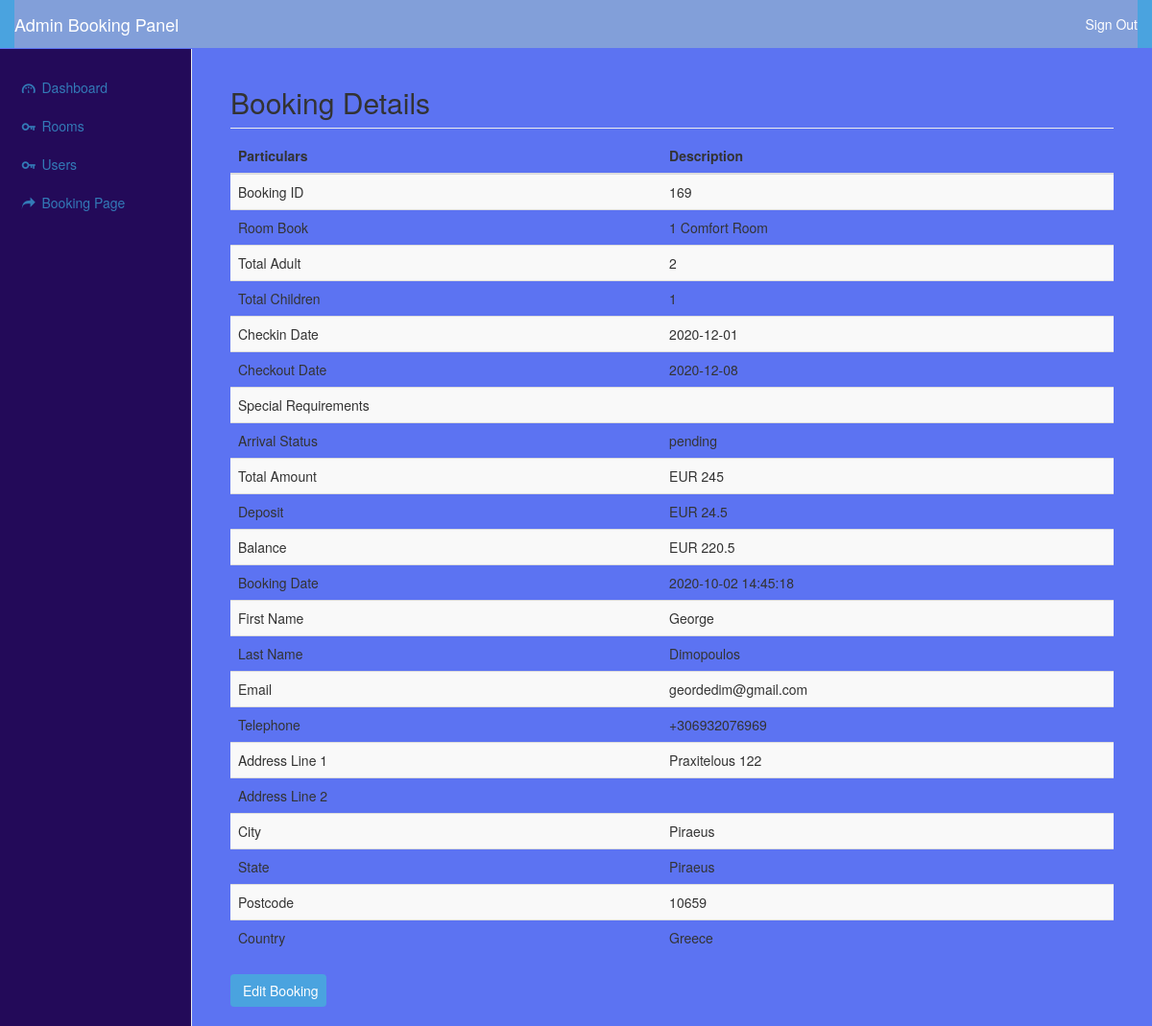
The page /admin/detail.php?booking=169 (signed in) on the database its author committed.
### tables this page shows
CREATE TABLE `booking` (
  `booking_id` int(200) NOT NULL,
  `total_adult` int(50) NOT NULL,
  `total_children` int(50) NOT NULL,
  `checkin_date` date NOT NULL,
  `checkout_date` date NOT NULL,
  `special_requirement` text NOT NULL,
  `payment_status` varchar(50) NOT NULL,
  `total_amount` double DEFAULT NULL,
  `deposit` double NOT NULL,
  `booking_date` timestamp NOT NULL DEFAULT current_timestamp(),
  `first_name` varchar(30) NOT NULL,
  `last_name` varchar(30) NOT NULL,
  `email` varchar(50) NOT NULL,
  `telephone_no` varchar(30) NOT NULL,
  `add_line1` varchar(100) NOT NULL,
  `add_line2` varchar(100) NOT NULL,
  `city` varchar(30) NOT NULL,
  `state` varchar(30) NOT NULL,
  `postcode` varchar(30) NOT NULL,
  `country` varchar(30) NOT NULL
);

CREATE TABLE `roombook` (
  `booking_id` int(11) NOT NULL,
  `room_id` int(11) NOT NULL,
  `totalroombook` int(11) NOT NULL,
  `id` int(11) NOT NULL
);

CREATE TABLE `room` (
  `room_id` int(255) NOT NULL,
  `total_room` int(255) NOT NULL,
  `occupancy` int(255) DEFAULT NULL,
  `size` varchar(30) DEFAULT NULL,
  `view` varchar(30) DEFAULT NULL,
  `room_name` varchar(50) NOT NULL,
  `descriptions` text DEFAULT NULL,
  `rate` double NOT NULL,
  `imgpath` varchar(100) NOT NULL
);

### admin/detail.php (the view, shortened to what this page needs)
<!DOCTYPE html>
<html lang="en"><head><meta http-equiv="Content-Type" content="text/html; charset=UTF-8">
    <link href="css/bootstrap.min.css" rel="stylesheet">
    <link href="css/dashboard.css" rel="stylesheet">
	<link href="http://ajax.googleapis.com/ajax/libs/jqueryui/1.8/themes/base/jquery-ui.css" rel="stylesheet" type="text/css"/>
	<link href="css/datepicker.css" rel="stylesheet" type="text/css"/>
  <link rel="stylesheet" href="css/fontello.css">
    <link rel="stylesheet" href="css/animation.css">
 </head>
  <body style="background-color: #5C73F2;">
    <nav class="navbar navbar-inverse navbar-fixed-top" role="navigation">
      <div class="container-fluid" style="background-color: #4aa3df;">
        <div class="navbar-header">
          <a class="navbar-brand" href="#" style="color: #ffffff;">Admin Booking Panel</a>
        </div>
        <div id="navbar" class="navbar-collapse collapse" style="background-color: #829FD9">
          <ul class="nav navbar-nav navbar-right">
            <li><a href="signout.php" style="color: #ffffff;">Sign Out</a></li>
          </ul>
        </div>
      </div>
    </nav>
    <div class="container-fluid">
      <div class="row">
        <div class="col-sm-3 col-md-2 sidebar" style="background-color: #230A59">
          <ul class="nav nav-sidebar">
            <li><a href="dashboard.php"><i class="icon-gauge"></i> Dashboard <span class="sr-only">(current)</span></a></li>
			<li><a href="room.php"><i class="icon-key"></i> Rooms</a></li>
			<li><a href="user.php"><i class="icon-key"></i> Users</a></li>
			<li><a href="../home.php"><i class="icon-share"></i> Booking Page</a></li>
          </ul>
        </div>
        <div class="col-sm-9 col-sm-offset-3 col-md-10 col-md-offset-2 main bookinginfo">
          <h2 class="sub-header">Booking Details</h2>
          <div class="table-responsive">
            <table class="table table-striped">
              <thead>
                <tr>
                  <th>Particulars</th>
                  <th>Description</th>
                </tr>
              </thead>
              <tbody >
			  <?php
			  include './auth.php';
			  $result = mysqli_query($dbhandle, "Select * from booking where booking_id=".$_GET['booking']."");
				if( mysqli_num_rows($result) >0){
					while ($rows = mysqli_fetch_array($result)){
					print "				<tr><td>Booking ID</td>\n";
					print "				<td>".$rows['booking_id']." </td></tr>\n";
					print "				<tr><td>Room Book</td>\n";
					print "<td>";
					$q = mysqli_query($dbhandle, "SELECT roombook.totalroombook AS total, room.room_name AS name
																FROM roombook
																LEFT JOIN room ON roombook.room_id = room.room_id
																WHERE roombook.booking_id =".$rows['booking_id'].";");
											while($r = mysqli_fetch_array($q))
											{
											print "                  ".$r['total']." ".$r['name']."<br> \n";
											}
					print "</td>";
					print "				</tr>\n";
					print "				<tr><td>Total Adult</td>\n";
					print "				<td>".$rows['total_adult']." </td></tr>\n";
					print "				<tr><td>Total Children</td>\n";
					print "				<td>".$rows['total_children']." </td>	</tr>\n";
					print "				<tr><td>Checkin Date</td>\n";
					print "				<td>".$rows['checkin_date']."</td></tr>\n";
					print "				<tr><td>Checkout Date</td>\n";
					print "				<td>".$rows['checkout_date']."</td></tr>\n";
					print "				<tr><td>Special Requirements</td>\n";
					print "				<td>".$rows['special_requirement']."</td></tr>\n";
					print "				<tr><td>Arrival Status</td>\n";
					print "				<td>".$rows['payment_status']." </td>	</tr>\n";
					print "				<tr><td>Total Amount</td>\n";
					print "				<td>EUR ".$rows['total_amount']."</td></tr>\n";
					print "				<tr><td>Deposit</td>\n";
					print "				<td>EUR ".$rows['deposit']."</td></tr>\n";
					print "				<tr><td>Balance</td>\n";
					print "				<td>EUR ".($rows['total_amount']-$rows['deposit'])."</td></tr>\n";
					print "				<tr><td>Booking Date</td>\n";
					print "				<td>".$rows['booking_date']." </td>	</tr>\n";
					print "				<tr><td>First Name</td>\n";
					print "				<td>".$rows['first_name']." </td>	</tr>\n";
					print "				<tr><td>Last Name</td>\n";
					print "				<td>".$rows['last_name']." </td>	</tr>			\n";
					print "				<tr><td>Email</td>\n";
					print "				<td>".$rows['email']." </td>	</tr>\n";
					print "				<tr><td>Telephone</td>\n";
					print "				<td>".$rows['telephone_no']."</td></tr>\n";
					print "				<tr><td>Address Line 1</td>\n";
					print "				<td>".$rows['add_line1']." </td>	</tr>\n";
					print "				<tr><td>Address Line 2</td>\n";
					print "				<td>".$rows['add_line2']."</td></tr>		</tr>\n";
					print "				<tr><td>City</td>\n";
					print "				<td>".$rows['city']."</td></tr>	</tr>\n";
					print "				<tr><td>State</td>\n";
					print "				<td>".$rows['state']."</td></tr>	</tr>\n";
					print "				<tr><td>Postcode</td>\n";
					print "				<td>".$rows['postcode']."</td></tr>	</tr>\n";
					print "				<td>Country</td>\n";
					print "				<td>".$rows['country']."</td></tr>	</tr>";
					}
				}
			  ?>
              </tbody>
            </table>
          </div>
		  <button type="button" class="btn" id="editbook" style="width: 100px; background-color: #4aa3df; color: white;" type="button">Edit Booking</button>
        </div>
      </div>
    </div>
</body></html>

### admin/css/dashboard.css (style rules this page uses)
body { padding-top: 50px; }
.sub-header { padding-bottom: 10px; border-bottom: 1px solid #eee; }
.navbar-fixed-top { border: 0; }
.sidebar { display: none; }
@media (min-width: 768px) { .sidebar { position: fixed; top: 51px; bottom: 0; left: 0; z-index: 1000; display: block; padding: 20px; overflow-x: hidden; overflow-y: auto; background-color: #f5f5f5; border-right: 1px solid #eee; } }
.nav-sidebar { margin-right: -21px; margin-bottom: 20px; margin-left: -20px; }
.nav-sidebar > li > a { padding-right: 20px; padding-left: 20px; }
.main { padding: 20px; }
@media (min-width: 768px) { .main { padding-right: 40px; padding-left: 40px; } }

### rows shown on the page
booking: booking_id "169", total_adult "2", total_children "1", checkin_date "2020-12-01", checkout_date "2020-12-08", payment_status "pending", total_amount "245", deposit "24.5", $rows['total_amount']-$rows['deposit'] "220.5", booking_date "2020-10-02 14:45:18", first_name "George", last_name "Dimopoulos", email "geordedim@gmail.com", telephone_no "+306932076969", add_line1 "Praxitelous 122", city "Piraeus", state "Piraeus", postcode "10659", country "Greece"
roombook: totalroombook "1", room.room_name "Comfort Room"
